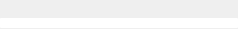
<?xml version="1.0" encoding="UTF-8"?>
<ui version="4.0">
 <class>PasswordHardness</class>
 <widget class="QWidget" name="PasswordHardness">
  <property name="geometry">
   <rect>
    <x>0</x>
    <y>0</y>
    <width>238</width>
    <height>28</height>
   </rect>
  </property>
  <property name="maximumSize">
   <size>
    <width>238</width>
    <height>28</height>
   </size>
  </property>
  <property name="windowTitle">
   <string>Form</string>
  </property>
  <layout class="QGridLayout" name="gridLayout">
   <property name="leftMargin">
    <number>0</number>
   </property>
   <property name="topMargin">
    <number>1</number>
   </property>
   <property name="rightMargin">
    <number>0</number>
   </property>
   <property name="bottomMargin">
    <number>1</number>
   </property>
   <property name="horizontalSpacing">
    <number>0</number>
   </property>
   <property name="verticalSpacing">
    <number>3</number>
   </property>
   <item row="0" column="0">
    <widget class="QLabel" name="lbHardness">
     <property name="text">
      <string/>
     </property>
    </widget>
   </item>
   <item row="1" column="0">
    <widget class="QProgressBar" name="pbHardness">
     <property name="minimumSize">
      <size>
       <width>0</width>
       <height>10</height>
      </size>
     </property>
     <property name="maximumSize">
      <size>
       <width>16777215</width>
       <height>10</height>
      </size>
     </property>
     <property name="styleSheet">
      <string notr="true">QProgressBar:horizontal {
background: white;
border-radius : 1px
}
QProgressBar::chunk:horizontal {
background:red;
}
</string>
     </property>
     <property name="maximum">
      <number>20</number>
     </property>
     <property name="value">
      <number>-1</number>
     </property>
     <property name="textVisible">
      <bool>false</bool>
     </property>
    </widget>
   </item>
  </layout>
 </widget>
 <resources/>
 <connections/>
</ui>
